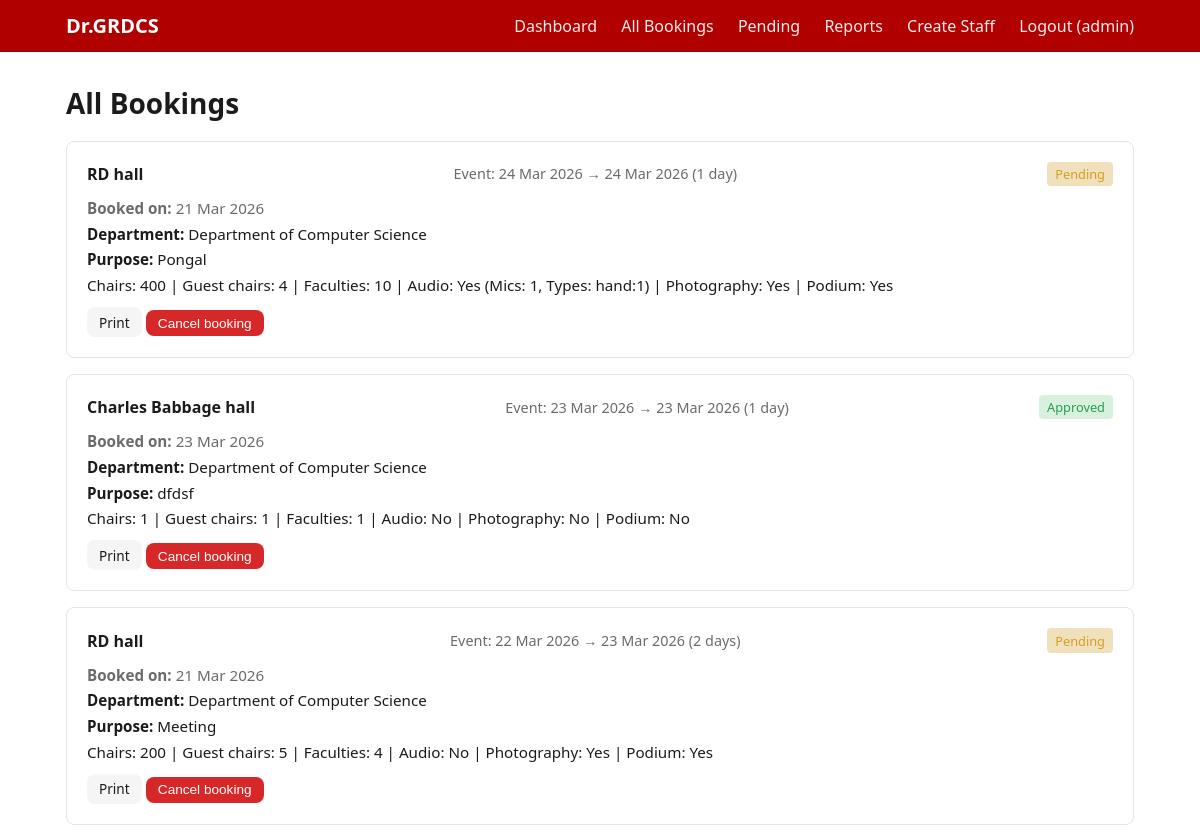
The app's page /booking/edumanage/my-bookings (signed in, upper part), older data.
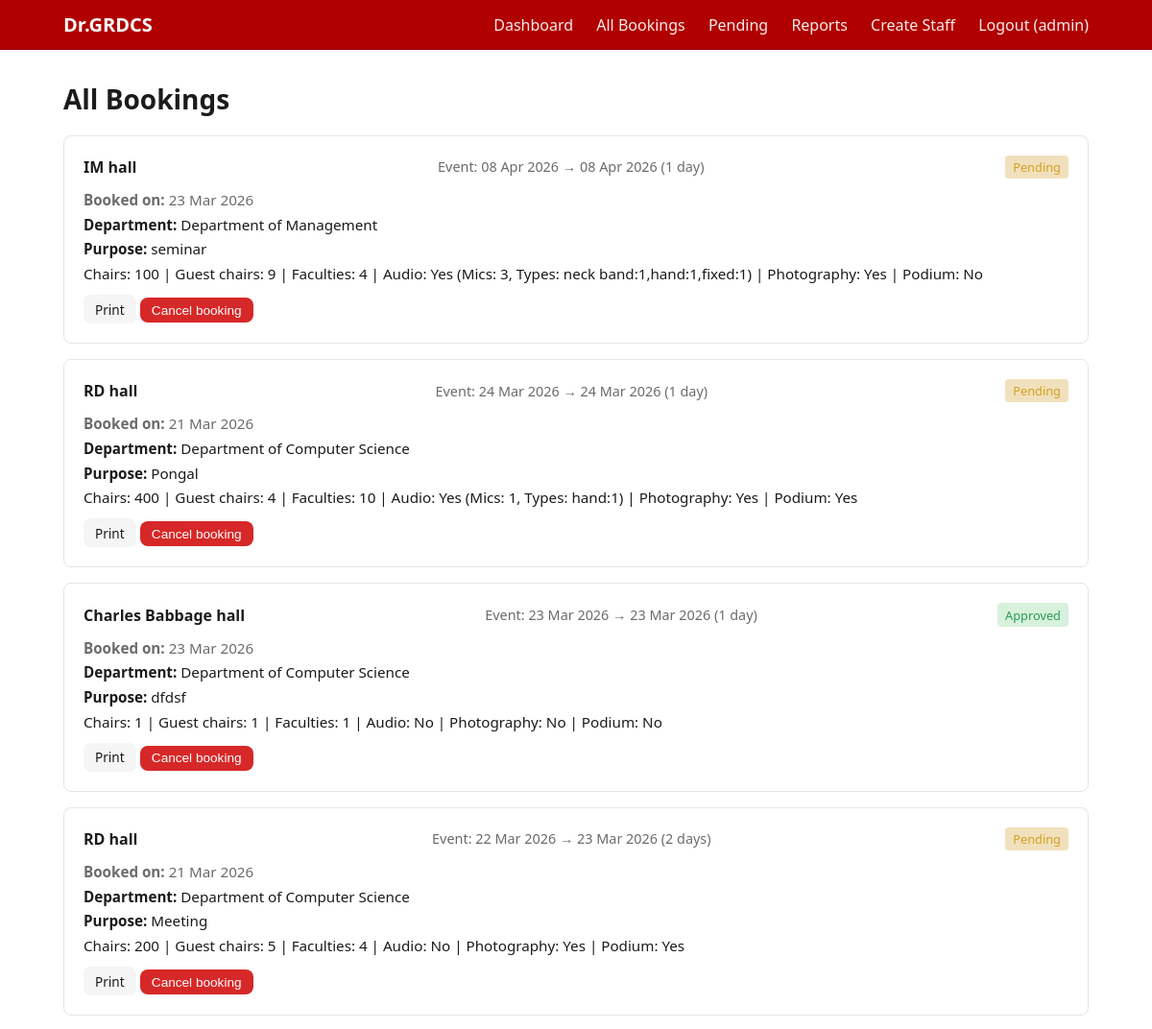
The same page, newer data.
### models.py (models this page shows)
class Booking(db.Model):
    __tablename__ = 'bookings'
    id = db.Column(db.Integer, primary_key=True)
    user_id = db.Column(db.Integer, db.ForeignKey('users.id'), nullable=False)
    hall_id = db.Column(db.Integer, db.ForeignKey('halls.id'), nullable=False)
    department = db.Column(db.String(120), nullable=False)
    booking_date = db.Column(db.Date, nullable=False)
    num_days = db.Column(db.Integer, nullable=False)
    start_time = db.Column(db.Time, nullable=False)
    end_time = db.Column(db.Time, nullable=False)
    purpose = db.Column(db.Text, nullable=False)
    chairs_required = db.Column(db.Integer, nullable=False)
    guest_chairs = db.Column(db.Integer, nullable=False)
    faculties_count = db.Column(db.Integer, default=0)
    audio_system = db.Column(db.Boolean, default=False)
    microphones = db.Column(db.Integer, default=0)  # count
    mic_types = db.Column(db.String(200), default='')  # CSV: neck_band,hand,fixed
    photography = db.Column(db.Boolean, default=False)
    podium_required = db.Column(db.Boolean, default=False)
    status = db.Column(db.String(20), default='pending')  # pending / approved / rejected / cancelled
    created_at = db.Column(db.DateTime, default=datetime.utcnow)
    cancellation_reason = db.Column(db.Text, nullable=True)
    cancelled_at = db.Column(db.DateTime, nullable=True)
    admin_notes = db.Column(db.Text, nullable=True)  # admin rejection/approval notes
    user = db.relationship('User', backref=db.backref('bookings', lazy=True))
    hall = db.relationship('Hall', backref=db.backref('bookings', lazy=True))
    @property
    def event_end_date(self) -> date:
        days = max(int(self.num_days or 1), 1)
        return self.booking_date + timedelta(days=days - 1)
    @property
    def created_at_local(self):
        if not self.created_at:
            return None
        dt = self.created_at
        if dt.tzinfo is None:
            dt = dt.replace(tzinfo=timezone.utc)
        return dt.astimezone()

class Hall(db.Model):
    __tablename__ = 'halls'
    id = db.Column(db.Integer, primary_key=True)
    name = db.Column(db.String(100), unique=True, nullable=False)
    capacity = db.Column(db.Integer, default=DEFAULT_HALL_CAPACITY)  # total chairs

### routes/booking.py (the view)
@booking_bp.route('/edumanage/my-bookings')
@login_required
def my_bookings():
    bookings = Booking.query.order_by(Booking.booking_date.desc(), Booking.created_at.desc()).all()
    return render_template('my_bookings.html', bookings=bookings)

### routes/booking.py (called while the page is built)
def login_required(f):
    @wraps(f)
    def wrapped(*args, **kwargs):
        if not session.get('user_id'):
            flash('Please log in to continue.', 'error')
            return redirect(url_for('auth.login'))
        return f(*args, **kwargs)
    return wrapped

### templates/my_bookings.html (shortened to what this page needs)
{% extends "base.html" %}
{% block content %}
<div class="container page">
    <h1>All Bookings</h1>
    {% if not bookings %}
    <p>No bookings yet. <a href="{{ url_for('booking.dashboard') }}">Book a hall</a> from the Dashboard — your confirmed bookings will appear here.</p>
    {% else %}
    <div class="bookings-list">
        {% for b in bookings %}
        <div class="booking-card">
            <div class="booking-header">
                <strong>{{ b.hall.name }}</strong>
                <span class="booking-date">
                    Event: {{ b.booking_date.strftime('%d %b %Y') }} → {{ b.event_end_date.strftime('%d %b %Y') }}
                    ({{ b.num_days }} day{{ 's' if b.num_days != 1 else '' }})
                </span>
                <span class="badge badge-{{ b.status|lower }}">
                    {{ b.status|capitalize }}
                </span>
            </div>
            <p class="muted"><strong>Booked on:</strong> {{ b.created_at_local.strftime('%d %b %Y') if b.created_at_local else '-' }}</p>
            <p><strong>Department:</strong> {{ b.department }}</p>
            <p><strong>Purpose:</strong> {{ b.purpose }}</p>
            <p>
                Chairs: {{ b.chairs_required }} |
                Guest chairs: {{ b.guest_chairs }} |
                Faculties: {{ b.faculties_count }} |
                Audio: {{ 'Yes' if b.audio_system else 'No' }}{% if b.audio_system %} (Mics: {{ b.microphones }}, Types: {{ (b.mic_types or '')|replace('_', ' ') }}){% endif %} |
                Photography: {{ 'Yes' if b.photography else 'No' }} |
                Podium: {{ 'Yes' if b.podium_required else 'No' }}
            </p>
            <div class="cancel-form">
                <a href="{{ url_for('booking.print_booking', booking_id=b.id) }}" target="_blank" class="btn btn-secondary btn-sm">Print</a>
                {% if b.status in ['pending', 'approved'] %}
                <button type="button" class="btn btn-danger btn-sm btn-cancel-trigger" data-booking-id="{{ b.id }}">Cancel booking</button>
                {% endif %}
            </div>
        </div>
        {% endfor %}
    </div>
    {% endif %}
</div>
{% endblock %}

Row changes from the older to the newer data that the page shows:
added Booking: hall.name "IM hall", booking_date "08 Apr 2026", event_end_date "08 Apr 2026", num_days "1", status "Pending", created_at_local "23 Mar 2026", department "Department of Management", purpose "seminar", chairs_required "100", guest_chairs "9", faculties_count "4", audio_system "Yes", microphones "3", mic_types "neck band:1,hand:1,fixed:1", photography "Yes", podium_required "No"
